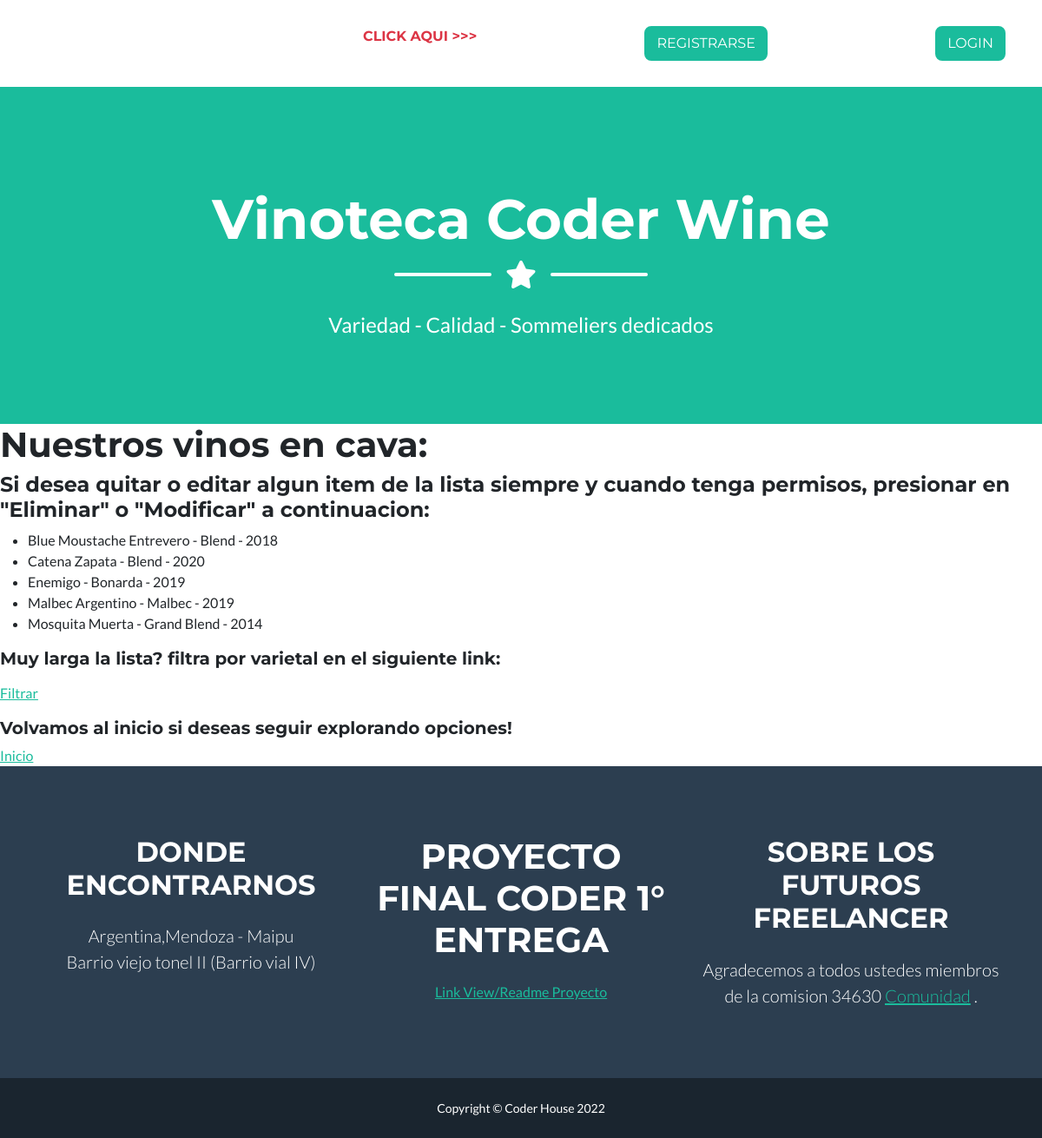
The app's page /app-coder/listaVinos/, older data.
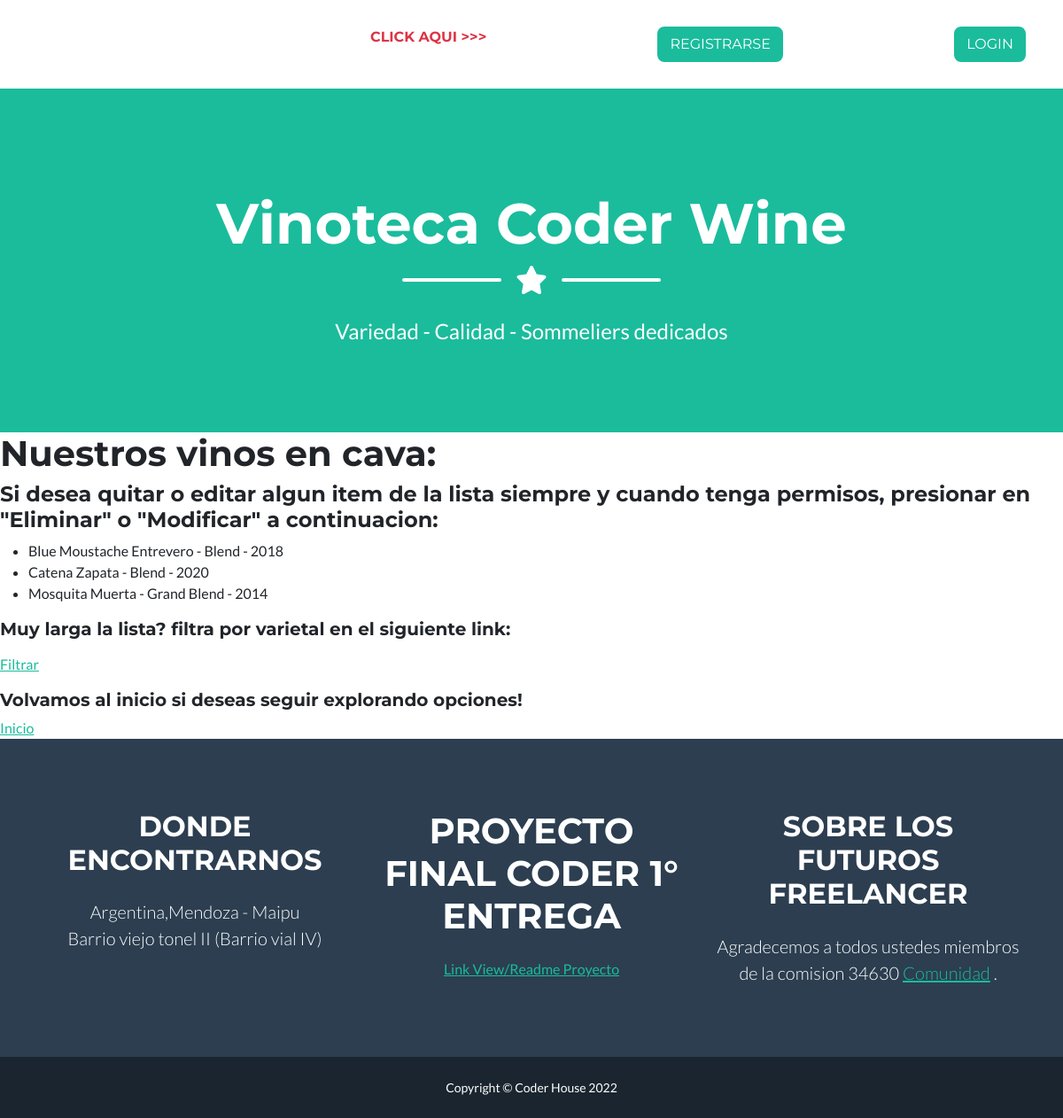
The same page, newer data.
### AppCoder/models.py (models this page shows, shortened)
class Vino(models.Model):
    nombre = models.CharField(max_length=50)
    varietal = models.CharField(max_length=50)
    añada = models.IntegerField()
    class Meta:
        verbose_name= 'Mis Vino'
        ordering = ['nombre', 'varietal','añada',]
        unique_together = ['nombre', 'varietal','añada',]

### AppCoder/views.py (the view)
# urls.py: path('listaVinos/', listaVinos , name="ListaVinos"),
def listaVinos(request):
    vinoss = Vino.objects.all()
    return render(request, "listaVinos.html", {"listaVinos": vinoss})

### AppCoder/templates/listaVinos.html (shortened to what this page needs)
{% extends 'padre.html' %}
{% load static %}
{% block contenidoQueCambia %}
    <h1>Nuestros vinos en cava: </h1>
    <h4>Si desea quitar o editar algun item de la lista siempre y cuando tenga permisos, presionar en "Eliminar" o "Modificar" a continuacion: </h4>
    <ul>
        {% for vino in listaVinos  %}
        <li>{{vino.nombre}} - {{vino.varietal}} - {{vino.añada}}</li>
        {% endfor %}
    </ul>
    <h5> Muy larga la lista? filtra por varietal en el siguiente link:</h5>
    <a href="{% url 'BusquedaVarietal' %}">Filtrar</a>
    <h5>Volvamos al inicio si deseas seguir explorando opciones!</h5>
    <a href="{% url 'Inicio' %}">Inicio</a>
{% endblock contenidoQueCambia %}

Row changes from the older to the newer data that the page shows:
removed Vino: nombre "Enemigo", varietal "Bonarda", añada "2019"
removed Vino: nombre "Malbec Argentino", varietal "Malbec", añada "2019"
